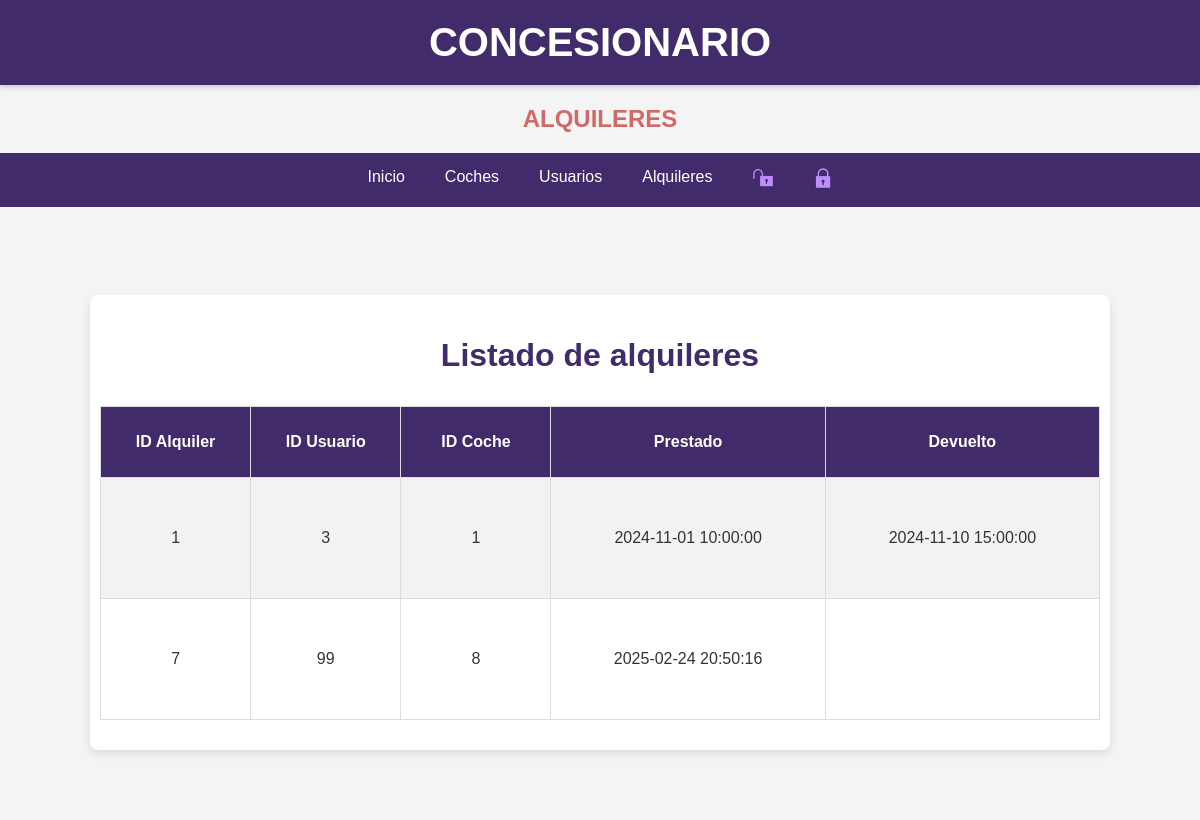
/Alquileres/Listar/A_Listar.php (signed in), run on the app's committed database.
### tables this page shows
CREATE TABLE `alquileres` (
  `id_alquiler` int(10) unsigned NOT NULL AUTO_INCREMENT,
  `id_usuario` int(10) unsigned DEFAULT NULL,
  `id_coche` int(10) unsigned DEFAULT NULL,
  `prestado` datetime DEFAULT NULL,
  `devuelto` datetime DEFAULT NULL,
  PRIMARY KEY (`id_alquiler`)
);

CREATE TABLE `coches` (
  `id_coche` int(10) unsigned NOT NULL AUTO_INCREMENT,
  `modelo` varchar(50) DEFAULT NULL,
  `marca` varchar(50) DEFAULT NULL,
  `color` varchar(50) DEFAULT NULL,
  `precio` float DEFAULT NULL,
  `alquilado` tinyint(1) DEFAULT NULL,
  `foto` varchar(300) DEFAULT NULL,
  `Vendedor` int(10) unsigned DEFAULT NULL,
  PRIMARY KEY (`id_coche`),
  KEY `Vendedor` (`Vendedor`),
  CONSTRAINT `coches_ibfk_1` FOREIGN KEY (`Vendedor`) REFERENCES `usuarios` (`id_usuario`)
);

### Alquileres/Listar/A_Listar.php (the view, shortened to what this page needs)
<?php
$tipo = $_SESSION['tipo'];
?>
<!DOCTYPE html>
<html lang="es">
    <head>
        <link rel="stylesheet" href="../../Estilos.css">
    </head>
    <body>
    <header><h1>CONCESIONARIO</h1></header>
        <h2> ALQUILERES</h2>
    <nav class="nav">
        <ul>
        <li> <a href='../../Index.php'> Inicio </a> </li>
        <?php if ($tipo == 'Vendedor' ||  $tipo == 'Admin' ||  $tipo == 'Comprador' ){
			echo " <li> <a href='../../Coches/Coches.php'> Coches </a></li>
		<li> <a href='../../Usuarios/Usuarios.php'> Usuarios </a>	</li>
		<li> <a href='../Alquileres.php'> Alquileres </a> ";  } ?>
		</li>
        <li>  <a href="../../Log/F_Registrer.php"><img  class="loginn" src="../../Imagenes/login.png"></a>
		</li>
        <li> <a href='../../Log/Logout.php'> <img  class="loginn" src="../../Imagenes/logout.png"></a>
        </li>
	</ul>
    </nav><br>
    <?php
    $conn= mysqli_connect("localhost","root","rootroot","concesionario");
       mysqli_select_db ($conn,"concesionario")
          or die ("No se puede seleccionar la base de datos");
       $instruccion = "select * from Alquileres";
       $consulta = mysqli_query ($conn,$instruccion)
          or die ("Fallo en la consulta");
    $id_usuario = $_SESSION['iduser'];
    if ($tipo == 'Comprador'){
         $con = "SELECT * FROM Alquileres WHERE id_usuario = '$id_usuario'";
         $consulta = mysqli_query ($conn,$con);
    }
    elseif ($tipo == 'Vendedor'){
       $con = " SELECT a.id_alquiler, a.id_usuario, c.id_coche, c.modelo, c.marca, a.prestado, a.devuelto FROM alquileres a JOIN coches c ON a.id_coche = c.id_coche WHERE c.Vendedor ='$id_usuario'";
        $consulta = mysqli_query ($conn,$con);
    } else {
        $con = "SELECT * FROM Alquileres";
        $consulta = mysqli_query ($conn,$con);
    }
       $nfilas = mysqli_num_rows ($consulta);
       if ($nfilas > 0) {
          echo " <div class='main-content'><div class='form-container'> <h3>Listado de alquileres</h3>";
          print ("<TABLE border=1 >\n");
          print ("<TR>\n");
          print ("<TH height=50px width=100>ID Alquiler</TH>\n");
          print ("<TH height=50px width=100>ID Usuario</TH>\n");
          print ("<TH height=50px width=100>ID Coche</TH>\n");
          print ("<TH height=50px width=200>Prestado</TH>\n");
          print ("<TH height=50px width=200>Devuelto</TH>\n");
          print ("</TR>\n");
          for ($i=0; $i<$nfilas; $i++)
          {
             $resultado = mysqli_fetch_array($consulta);
             print ("<TR align=center>\n");
             print ("<TD height=100px >" . $resultado['id_alquiler'] . "</TD>\n");
             print ("<TD>" . $resultado['id_usuario'] . "</TD>\n");
             print ("<TD>" . $resultado['id_coche'] . "</TD>\n");
             print ("<TD>" . $resultado['prestado'] . "</TD>\n");
             print ("<TD>" . $resultado['devuelto'] . "</TD>\n");
             print ("</TR>\n");
          }
          print ("</TABLE>\n");
       }
       else
       echo "<h1> No hay Alquileres disponibles. </h1></div></div>";
 ?>
    </body>
</html>

### Estilos.css (style rules this page uses)
body { font-family: Arial, sans-serif; margin: 0; padding: 0; background-color: #f4f4f4; color: #333; }
header { background-color: #412B6A; color: white; padding: 20px 0; text-align: center; box-shadow: 0 2px 5px rgba(0, 0, 0, 0.2); }
header h1 { margin: 0; font-size: 2.5rem; }
.main-content { padding: 40px 20px; text-align: center; background-color: #f4f4f4; margin: 20px 0; }
.main-content h3 { color: #412B6A; font-size: 2rem; }
.form-container { width: 100%; max-width: 1000px; margin: 30px auto; text-align: center; padding: 10px; background-color: white; border-radius: 8px; box-shadow: 0 4px 10px rgba(0, 0, 0, 0.1); }
.nav { display: flex; justify-content: center; background-color: #412B6A; margin: 0; padding: 0; }
.nav ul { list-style: none; margin: 0; padding: 0; display: flex; }
.nav li { position: relative; }
.nav li a { text-decoration: none; padding: 15px 20px; color: white; display: block; transition: background-color 0.3s, color 0.3s; }
.main-content { padding: 20px; text-align: center; }
.main-content h3 { color: #412B6A; }
table { width: 80%; margin: 20px auto; border-collapse: collapse; border: 2px solidrgb(60, 36, 65); text-align: center; }
th, td { padding: 10px; border: 1px solid #ddd; }
th { background-color: #412B6A; color: white; }
tr:nth-child(even) { background-color: #f2f2f2; }
h2 { color: rgb(209, 105, 105); text-align: center; }
h3 { color: #412B6A;; text-align: center; }
.loginn { width: 20px; height: 20px; }
.form-container table { width: 100%; border-collapse: collapse; }

### data on the page
alquileres: id_alquiler "1", id_usuario "3", id_coche.id_coche "1", prestado "2024-11-01 10:00:00", devuelto "2024-11-10 15:00:00"
alquileres: id_alquiler "7", id_usuario "99", id_coche.id_coche "8", prestado "2025-02-24 20:50:16"
